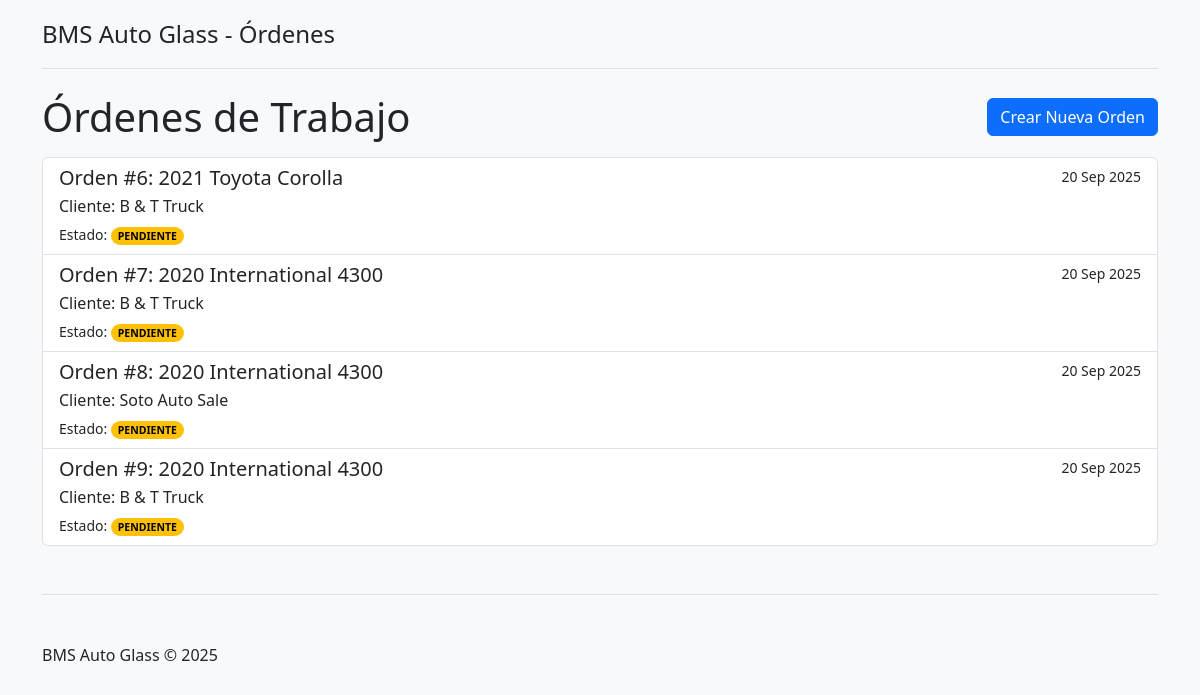
The app's page /ordenes/ with its own data.
### ordenes/models.py (models this page shows, shortened)
class Orden(models.Model):
    cliente_nombre = models.CharField(max_length=200)
    cliente_telefono = models.CharField(max_length=20, blank=True)
    vehiculo = models.CharField(max_length=200, help_text="Ej: Toyota Camry 2022")
    ESTADO_CHOICES = [
        ('PENDIENTE', 'Pendiente'),
        ('EN_PROCESO', 'En Proceso'),
        ('COMPLETADO', 'Completado'),
    ]
    descripcion_servicio = models.TextField()
    estado = models.CharField(max_length=20, choices=ESTADO_CHOICES, default='PENDIENTE')
    fecha_creacion = models.DateTimeField(default=timezone.now)
    latitud_inicio = models.DecimalField(max_digits=9, decimal_places=6, null=True, blank=True)
    longitud_inicio = models.DecimalField(max_digits=9, decimal_places=6, null=True, blank=True)
    latitud_fin = models.DecimalField(max_digits=9, decimal_places=6, null=True, blank=True)
    longitud_fin = models.DecimalField(max_digits=9, decimal_places=6, null=True, blank=True)
    millaje_recorrido = models.DecimalField(max_digits=6, decimal_places=2, null=True, blank=True)

### ordenes/views.py (the view)
# urls.py: path('', views.lista_ordenes, name='lista_ordenes'),
def lista_ordenes(request):
    ordenes = Orden.objects.all()
    return render(request, 'ordenes/lista_ordenes.html', {'ordenes': ordenes})

### ordenes/templates/ordenes/lista_ordenes.html
{% extends 'ordenes/base.html' %}
{% block content %}
    <div class="d-flex justify-content-between align-items-center mb-3">
        <h1 class="mb-0">Órdenes de Trabajo</h1>
        <a href="{% url 'crear_orden' %}" class="btn btn-primary">Crear Nueva Orden</a>
    </div>
    <div class="list-group">
        {% for orden in ordenes %}
            <a href="{% url 'detalle_orden' orden.id %}" class="list-group-item list-group-item-action">
                <div class="d-flex w-100 justify-content-between">
                    <h5 class="mb-1">Orden #{{ orden.id }}: {{ orden.vehiculo }}</h5>
                    <small>{{ orden.fecha_creacion|date:"d M Y" }}</small>
                </div>
                <p class="mb-1">Cliente: {{ orden.cliente_nombre }}</p>
                <small>Estado:
                    <span class="badge rounded-pill
                        {% if orden.estado == 'PENDIENTE' %} text-bg-warning
                        {% elif orden.estado == 'EN_PROCESO' %} text-bg-info
                        {% else %} text-bg-success {% endif %}">
                        {{ orden.estado }}
                    </span>
                </small>
            </a>
        {% endfor %}
    </div>
{% endblock %}

### ordenes/templates/ordenes/base.html (shortened to what this page needs)
<!doctype html>
<html lang="es">
<head>
  <link href="https://cdn.jsdelivr.net/npm/bootstrap@5.3.3/dist/css/bootstrap.min.css" rel="stylesheet">
</head>
<body class="bg-light">
  <div class="container">
    <header class="py-3 mb-4 border-bottom">
        <a href="{% url 'lista_ordenes' %}" class="d-flex align-items-center text-dark text-decoration-none">
            <span class="fs-4">BMS Auto Glass - Órdenes</span>
        </a>
    </header>
    <main>
        {% block content %}
        {% endblock %}
    </main>
    <footer class="pt-4 my-md-5 pt-md-5 border-top">
        <div class="row">
            <div class="col-12 col-md">
                BMS Auto Glass &copy; 2025
            </div>
        </div>
    </footer>
  </div>
</body>
</html>

### records on screen
Orden: id "6", vehiculo "2021 Toyota Corolla", fecha_creacion "20 Sep 2025", cliente_nombre "B & T Truck", estado "PENDIENTE"
Orden: id "7", vehiculo "2020 International 4300", fecha_creacion "20 Sep 2025", cliente_nombre "B & T Truck", estado "PENDIENTE"
Orden: id "8", vehiculo "2020 International 4300", fecha_creacion "20 Sep 2025", cliente_nombre "Soto Auto Sale", estado "PENDIENTE"
Orden: id "9", vehiculo "2020 International 4300", fecha_creacion "20 Sep 2025", cliente_nombre "B & T Truck", estado "PENDIENTE"
